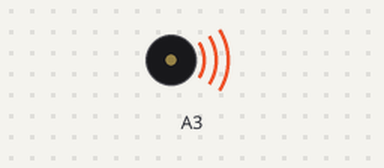
A sketch run on a simulated Arduino Uno, built with avr-gcc and run on an emulated ATmega328P. Shown: buzzer (waves = sounding).

Above: at 0.1 s.
Timing chart, 0 to 0.3 s (numbered marks = the images above):
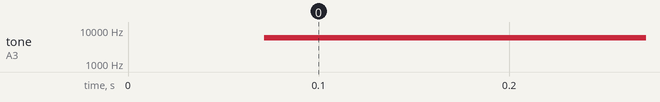

The sketch:

proba.ino
```cpp
void setup() {
 pinMode(A3,OUTPUT);
}

void loop() {
  for(int i=2000; i<6000; i+=2){
   tone(A3,i);
  }
}
```

Measured:
- by itself, tone on A3: silent → 5998 Hz at 0.07 s
